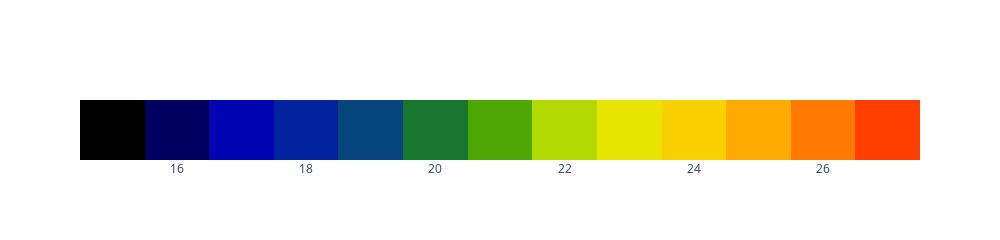

Write notebook code for a chart like this one.
### Markdown cell above
## Plotting Function

### Code cell
# Adjust the min and max values as fit (None if you want default min/max)
zmin = 15
zmax = 28

#For median subtracted plot
fig, zmin, zmax, colormap = phm.color_map(transformed,zmin,zmax)

# Preview the colormap
fig.show()

### Figure 1 — Plotly figure (JSON) as saved in the notebook; plotly's stock layout.template omitted (floating-point values rounded to 4 significant figures)
{"data": [{"colorscale": [[0, "#000000"], [0.1429, "#0000b4"], [0.2857, "#003791"], [0.4286, "#239100"], [0.5714, "#dcee00"], [0.7143, "#ffcc00"], [0.8571, "#ff7400"], [1, "#ff0000"]], "showscale": false, "type": "heatmap", "x": [15, 16, 17, 18, 19, 20, 21, 22, 23, 24, 25, 26, 27], "y": [0, 0, 0, 0, 0, 0, 0, 0, 0, 0, 0, 0, 0], "z": [15, 16, 17, 18, 19, 20, 21, 22, 23, 24, 25, 26, 27], "zmax": 28, "zmin": 15}], "layout": {"height": 200, "width": 1000, "yaxis": {"showticklabels": false}}}
